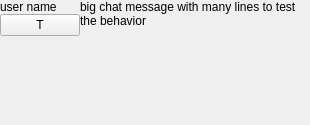
<?xml version="1.0" encoding="UTF-8"?>
<ui version="4.0">
 <class>ChatMessagePanel</class>
 <widget class="QWidget" name="ChatMessagePanel">
  <property name="geometry">
   <rect>
    <x>0</x>
    <y>0</y>
    <width>310</width>
    <height>125</height>
   </rect>
  </property>
  <property name="sizePolicy">
   <sizepolicy hsizetype="Preferred" vsizetype="MinimumExpanding">
    <horstretch>0</horstretch>
    <verstretch>0</verstretch>
   </sizepolicy>
  </property>
  <property name="windowTitle">
   <string notr="true"/>
  </property>
  <property name="autoFillBackground">
   <bool>false</bool>
  </property>
  <layout class="QHBoxLayout" name="horizontalLayout">
   <property name="spacing">
    <number>0</number>
   </property>
   <property name="sizeConstraint">
    <enum>QLayout::SetDefaultConstraint</enum>
   </property>
   <property name="leftMargin">
    <number>0</number>
   </property>
   <property name="topMargin">
    <number>0</number>
   </property>
   <property name="rightMargin">
    <number>0</number>
   </property>
   <property name="bottomMargin">
    <number>0</number>
   </property>
   <item alignment="Qt::AlignTop">
    <widget class="QWidget" name="widget" native="true">
     <property name="sizePolicy">
      <sizepolicy hsizetype="Fixed" vsizetype="Expanding">
       <horstretch>0</horstretch>
       <verstretch>2</verstretch>
      </sizepolicy>
     </property>
     <layout class="QVBoxLayout" name="verticalLayout">
      <property name="spacing">
       <number>0</number>
      </property>
      <property name="leftMargin">
       <number>0</number>
      </property>
      <property name="topMargin">
       <number>0</number>
      </property>
      <property name="rightMargin">
       <number>0</number>
      </property>
      <property name="bottomMargin">
       <number>0</number>
      </property>
      <item>
       <widget class="QLabel" name="labelUserName">
        <property name="sizePolicy">
         <sizepolicy hsizetype="Fixed" vsizetype="Fixed">
          <horstretch>0</horstretch>
          <verstretch>0</verstretch>
         </sizepolicy>
        </property>
        <property name="layoutDirection">
         <enum>Qt::LeftToRight</enum>
        </property>
        <property name="autoFillBackground">
         <bool>false</bool>
        </property>
        <property name="text">
         <string notr="true">user name</string>
        </property>
        <property name="scaledContents">
         <bool>false</bool>
        </property>
        <property name="alignment">
         <set>Qt::AlignLeading|Qt::AlignLeft|Qt::AlignTop</set>
        </property>
       </widget>
      </item>
      <item alignment="Qt::AlignRight|Qt::AlignBottom">
       <widget class="QPushButton" name="translateButton">
        <property name="sizePolicy">
         <sizepolicy hsizetype="Maximum" vsizetype="Fixed">
          <horstretch>0</horstretch>
          <verstretch>0</verstretch>
         </sizepolicy>
        </property>
        <property name="toolTip">
         <string>translate ...</string>
        </property>
        <property name="text">
         <string>T</string>
        </property>
        <property name="checkable">
         <bool>true</bool>
        </property>
       </widget>
      </item>
     </layout>
    </widget>
   </item>
   <item>
    <widget class="QLabel" name="labelMessage">
     <property name="sizePolicy">
      <sizepolicy hsizetype="Preferred" vsizetype="Preferred">
       <horstretch>0</horstretch>
       <verstretch>0</verstretch>
      </sizepolicy>
     </property>
     <property name="text">
      <string notr="true">big chat message with many lines to test the behavior</string>
     </property>
     <property name="textFormat">
      <enum>Qt::RichText</enum>
     </property>
     <property name="scaledContents">
      <bool>false</bool>
     </property>
     <property name="alignment">
      <set>Qt::AlignLeading|Qt::AlignLeft|Qt::AlignTop</set>
     </property>
     <property name="wordWrap">
      <bool>true</bool>
     </property>
     <property name="openExternalLinks">
      <bool>true</bool>
     </property>
     <property name="textInteractionFlags">
      <set>Qt::LinksAccessibleByKeyboard|Qt::LinksAccessibleByMouse|Qt::TextBrowserInteraction|Qt::TextSelectableByKeyboard|Qt::TextSelectableByMouse</set>
     </property>
    </widget>
   </item>
  </layout>
 </widget>
 <resources/>
 <connections/>
</ui>
